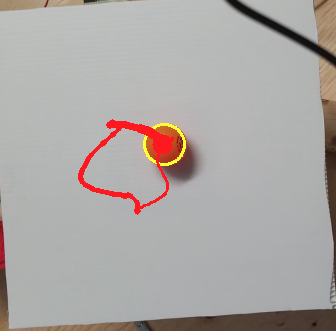
#> input picture ball.png, 336 x 331 px, given in place of the camera
$ python ball_tracking.py   (older library calls are emulated)
#> lines starting #> are read from the running program, lines starting #| are printed output that depends on the picture; after the words box and inside, x2 and y2 are one past the last pixel; in counts of white or black regions, pixels touching at a corner belong together
from collections import deque
import numpy as np
import argparse
import imutils
import cv2
import time
import matplotlib.pyplot as plt
# import serial

# ser = serial.Serial('/dev/cu.usbmodem1411', 115200)
# /dev/cu.usbmodem1411

#python 35

ap = argparse.ArgumentParser()
ap.add_argument("-v", "--video", help="path to the (optional) video file")
ap.add_argument("-b", "--buffer", type=int, default=64, help="max buffer size")
# ap.add_argument("-p", "--port", help="port for the serial connection")
args = vars(ap.parse_args())

# for orange pingpong ball
# 0,0,143 255,255,255
# 0,111,209 255,206,255
lowerBound = (0, 111, 209)
lowerBound = (0, 182, 162)
# 0,182,162 255,255,255
upperBound = (255, 206, 255) ## set upper lower bound for color threshold
upperBound = (255, 255, 255) ## set upper lower bound for color threshold
pts = deque(maxlen=args["buffer"])

def testFPS():
    test = camera.get(cv2.CAP_PROP_FPS)
    print("Frames per second should be : {0}".format(test))

    # Number of frames to capture
    num_frames = 120;
    print("Capturing {0} frames".format(num_frames))

    # Start time
    start = time.time()

    # Grab a few frames
    for i in range(0, num_frames):
        ret, frame = camera.read()

    # End time
    end = time.time()

    # Time elapsed
    seconds = end - start
    print("Time taken : {0} seconds".format(seconds))

    # Calculate frames per second
    fps  = num_frames / seconds;
    print("Estimated frames per second : {0}".format(fps))

if not args.get("video", False):
    camera = cv2.VideoCapture(0)
    # [8 lines of commented-out code are left out]
else:
    camera = cv2.VideoCapture(args["video"])


i = 0
j = 0
start = time.time()
num_frames_2 = 1200
x_arr = []
y_arr = []


# while True:
while True:

    (grabbed, frame) = camera.read()
#> frame is the input picture: shape (331, 336, 3); mean B, G, R 165.3, 167.4, 172.4
    j += 1
    # [17 lines of commented-out code are left out]


    if args.get("video") and not grabbed:
        break

    frame = imutils.resize(frame, width=800)
#> frame: shape (788, 800, 3)
    # frame = cv2.resize(frame, (640, 480))
    # blurred = cv2.GaussianBlur(frame, (11, 11), 0)
    hsv = cv2.cvtColor(frame, cv2.COLOR_BGR2HSV)
#> hsv: shape (788, 800, 3); mean H, S, V 75, 16.2, 174.1

    mask = cv2.inRange(hsv, lowerBound, upperBound)
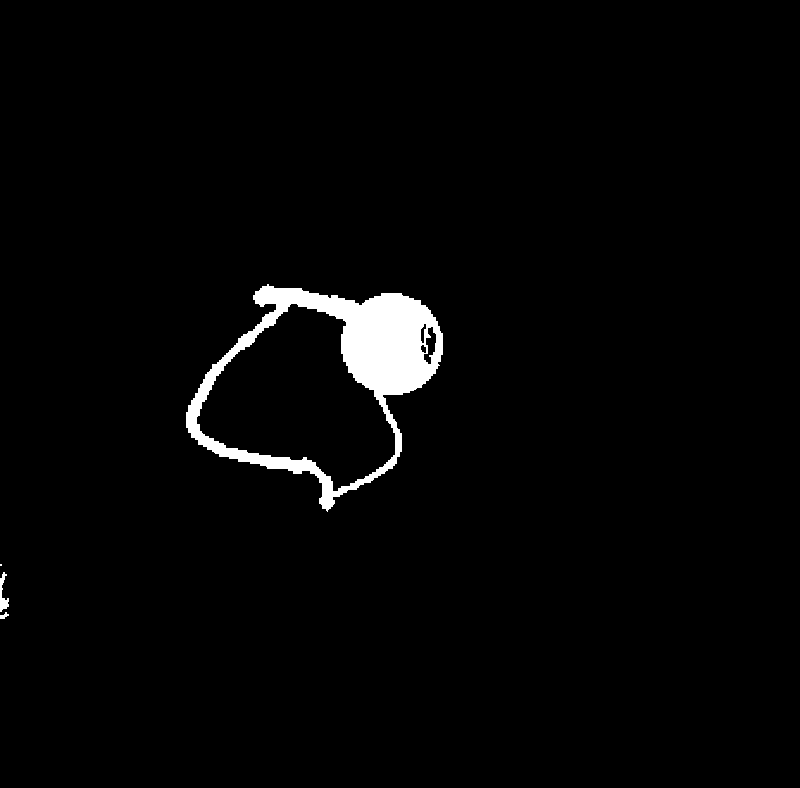
#> mask: shape (788, 800); 2.3% white; 4 white regions (1 under 20 px), largest, box (x1, y1, x2, y2) and area: (186, 284, 443, 512) 14179, (0, 572, 9, 612) 172, (0, 612, 9, 619) 35
    mask = cv2.erode(mask, None, iterations=2)
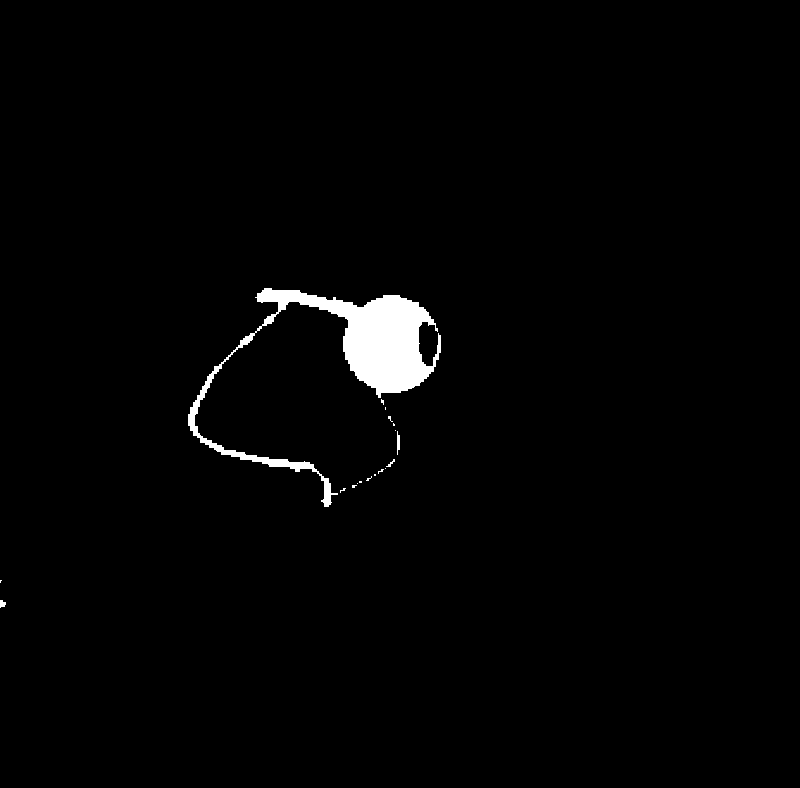
#> mask: shape (788, 800); 1.6% white; 18 white regions (14 under 20 px), largest, box (x1, y1, x2, y2) and area: (188, 288, 441, 507) 9901, (397, 431, 400, 455) 54, (0, 600, 6, 608) 35, (386, 459, 395, 467) 24
    mask = cv2.dilate(mask, None, iterations=2)
#> mask: shape (788, 800); 2.2% white; 4 white regions

    cnts = cv2.findContours(mask.copy(), cv2.RETR_EXTERNAL, cv2.CHAIN_APPROX_SIMPLE)[-2]
#> cnts = 4 contours, 1 with area under 20; largest, box (x1, y1, x2, y2) and area: (186, 286, 443, 509) 13091, (350, 414, 402, 490) 552, (0, 598, 8, 610) 66
    center = None

    if len(cnts) > 0:
        c = max(cnts, key=cv2.contourArea)
#> c = contour of 588 points, box (x1, y1, x2, y2) (186, 286, 443, 509), area 13091
        ((x, y), radius) = cv2.minEnclosingCircle(c)
#> x = 313.8; y = 379.4; radius = 136.4
        M = cv2.moments(c)
#> M = moments, m00 13091, centre m10/m00, m01/m00 = (345.4, 358.3)
        center = (int(M["m10"] / M["m00"]), int(M["m01"] / M["m00"]))
#> center = (345, 358)

        # only proceed if the radius meets a minimum size
        if radius > 10:
            # draw the circle and centroid on the frame,
            # then update the list of tracked points
            cv2.circle(frame, (int(x), int(y)), int(radius),
                (0, 255, 255), 2)
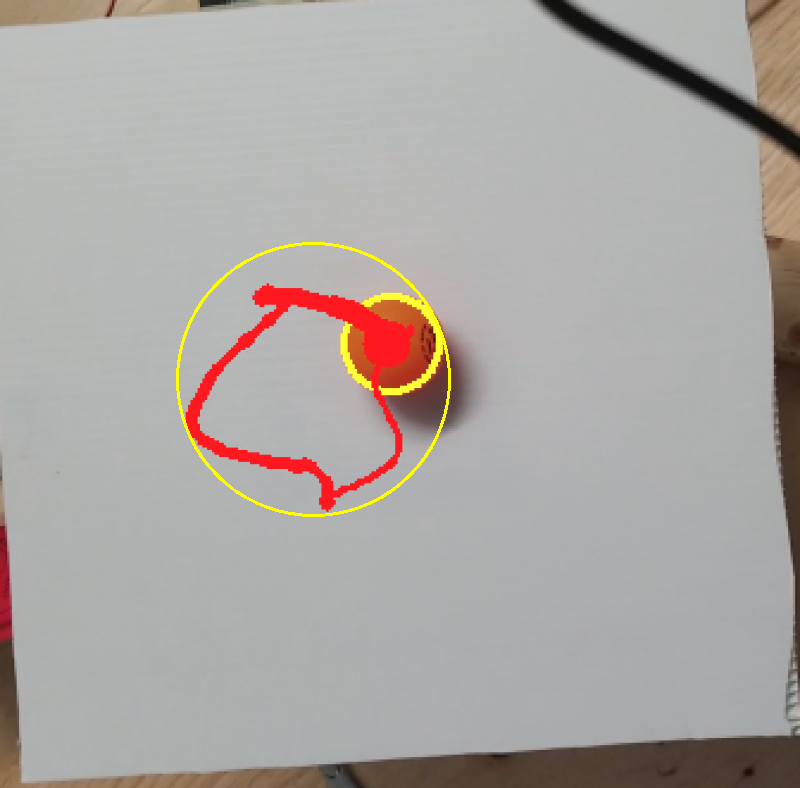
#> frame: shape (788, 800, 3); mean B, G, R 164.6, 167.8, 172.7
            cv2.circle(frame, center, 5, (0, 0, 255), -1)
#> frame: shape (788, 800, 3); 0.01% of pixels changed, all inside (x1, y1, x2, y2) = (340, 353, 351, 364)


    pts.appendleft(center)

    for i in range(1, len(pts)):
    # if either of the tracked points are None, ignore
    # them
        if pts[i - 1] is None or pts[i] is None:
            continue

        thickness = int(np.sqrt(args["buffer"] / float(i + 1)) * 2.5)
        cv2.line(frame, pts[i - 1], pts[i], (0, 0, 255), thickness)

    cv2.imshow("Frame", frame)
    # cv2.imshow("Mask", mask)

    if center is None:
        str_x, str_y = "x---", "y---"
    else:
        str_x, str_y = "x{:03d}".format(center[0]), "y{:03d}".format(center[1])
#> str_x = 'x345'; str_y = 'y358'


    # print(j, str_x, str_y)
    x_arr.append(int(str_x[1:]))
    y_arr.append(int(str_y[1:]))
    # ser.write(str_x.encode())
    # ser.write(str_y.encode())


    key = cv2.waitKey(1) & 0xFF
#> (key q is pressed here)

    if key == ord("q"):
        break

end = time.time()
seconds = end - start
print("Simulated fps:", i / seconds)

x_arr_np = np.array(x_arr)
#> x_arr_np = [345]
x_arr_np = x_arr_np /  (i / seconds)
#> x_arr_np = [inf]
y_arr_np = np.array(y_arr)
#> y_arr_np = [358]
y_arr_np = y_arr_np /  (i / seconds)
#> y_arr_np = [inf]

fps = int(i / seconds)

plt.figure(1)


plt.subplot(211)
plt.title('Vertical Position')
# plt.xlabel('Frame Number @ 30FPS')
plt.ylabel('Position')
# plt.axhline(y=300, linewidth=1, color='r', ls='--', label="error")
plt.plot(range((len(x_arr))), x_arr,label="actual")

fs = 100 # sample rate
f = 0.8 # the frequency of the signal
x = np.arange(len(x_arr))
#> x = [0]

y = [ 40*np.sin(2*np.pi*f * (i/fs) + 2) + 273 - x_arr[i] for i in x]
#> y = [-35.63]
# plt.plot(x,y, linewidth=1, color='r', ls='--', label="reference")
plt.legend()


plt.subplot(212)
plt.title('Horizontal Position')


plt.xlabel('Frame Number @ 30FPS')
plt.ylabel('Position')
# plt.axhline(y=238, linewidth=1, color='r', ls='--', label="reference")


fs = 100
 # sample rate
f = 0.78 # the frequency of the signal
x = np.arange(len(x_arr))
y = [ 40*np.sin(2*np.pi*f * (i/fs) + np.pi*0.32) + 220 - y_arr[i] for i in x]
#> y = [-104.2]
plt.plot(range(len(x_arr)), y_arr, label="actual")
# plt.plot(x,y, linewidth=1, color='r', ls='--', label="error")


plt.legend()
# plt.yticks(np.linspace(min(x), max(x)+1, 5.0))

plt.show()
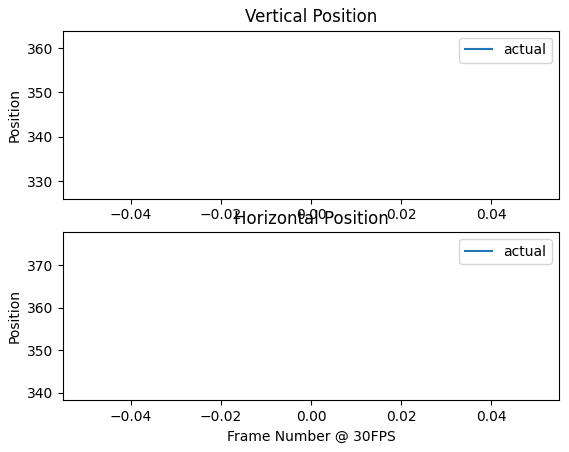
#> figure drawn by matplotlib, 2 panels

camera.release()
cv2.destroyAllWindows()
